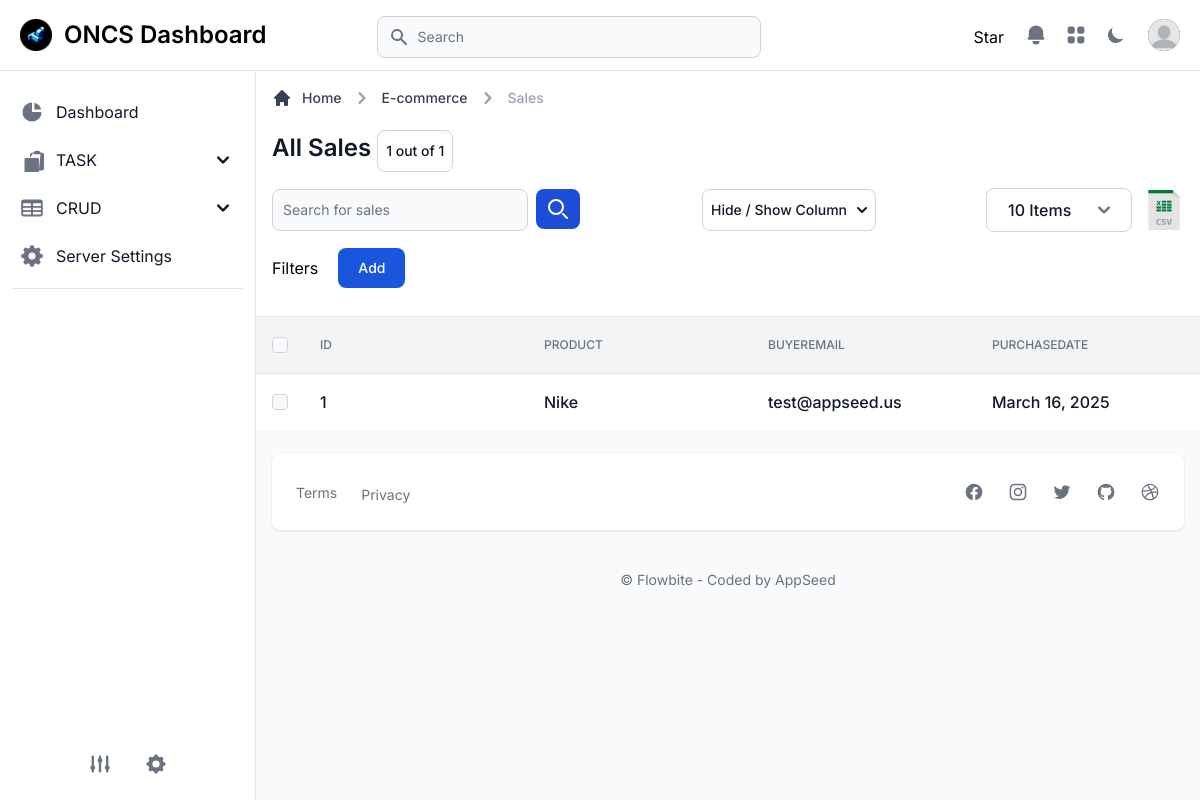
The app's page /tables/ with its own data.
### apps/common/models.py (models this page shows)
class Sales(models.Model):
	ID = models.AutoField(primary_key=True)
	Product = models.TextField(blank=True, null=True)
	BuyerEmail = models.EmailField(blank=True, null=True)
	PurchaseDate = models.DateField(blank=True, null=True)
	Country = models.TextField(blank=True, null=True)
	Price = models.FloatField(blank=True, null=True)
	Refunded = models.CharField(max_length=20, choices=RefundedChoices.choices, default=RefundedChoices.NO)
	Currency = models.CharField(max_length=10, choices=CurrencyChoices.choices, default=CurrencyChoices.USD)
	Quantity = models.IntegerField(blank=True, null=True)

### apps/tables/views.py (the view)
# urls.py: path("", views.datatables, name="datatables"),
def datatables(request):
    db_field_names = [field.name for field in Sales._meta.get_fields()]
    field_names = []
    for field_name in db_field_names:
        fields, created = HideShowFilter.objects.get_or_create(key=field_name, parent=ModelChoices.PRODUCT)
        field_names.append(fields)
    filter_string = {}
    filter_instance = ModelFilter.objects.filter(parent=ModelChoices.PRODUCT)
    for filter_data in filter_instance:
        filter_string[f'{filter_data.key}__icontains'] = filter_data.value
    order_by = request.GET.get('order_by', 'ID')
    queryset = Sales.objects.filter(**filter_string).order_by(order_by)
    sales_list = sales_filter(request, queryset, db_field_names)
    form = SalesForm()
    page_items = PageItems.objects.filter(parent=ModelChoices.PRODUCT).last()
    items = 10
    if page_items:
        items = page_items.items_per_page
    page = request.GET.get('page', 1)
    paginator = Paginator(sales_list, items)
    try:
        sales = paginator.page(page)
    except PageNotAnInteger:
        return redirect('datatables')
    except EmptyPage:
        return redirect('datatables')
    if request.method == 'POST':
        form = SalesForm(request.POST)
        if form.is_valid():
            return post_request_handling(request, form)
    read_only_fields = ('id', )
    context = {
        'segment'  : 'datatables',
        'parent'   : 'apps',
        'form'     : form,
        'sales' : sales,
        'total_items': Sales.objects.count(),
        'db_field_names': db_field_names,
        'field_names': field_names,
        'filter_instance': filter_instance,
        'read_only_fields': read_only_fields,
        'items': items
    }
    return render(request, 'apps/datatables.html', context)

### apps/tables/forms.py
class SalesForm(forms.ModelForm):
    class Meta:
        model = Sales
        fields = '__all__'
        widgets = {
            'PurchaseDate': forms.widgets.DateInput(attrs={'type': 'date'})
        }
    def __init__(self, *args, **kwargs):
        super(SalesForm, self).__init__(*args, **kwargs)
        for field_name, field in self.fields.items():
            self.fields[field_name].widget.attrs['placeholder'] = field.label
            self.fields[field_name].widget.attrs['class'] = 'bg-gray-50 border border-gray-300 text-gray-900 text-sm rounded-lg focus:ring-primary-600 focus:border-primary-600 block w-full p-2.5 dark:bg-gray-700 dark:border-gray-600 dark:placeholder-gray-400 dark:text-white dark:focus:ring-primary-500 dark:focus:border-primary-500'
            self.fields[field_name].widget.attrs['required'] = True
            self.fields[field_name].widget.attrs['cols'] = 30
            self.fields[field_name].widget.attrs['rows'] = 1
            self.fields['Quantity'].widget.attrs['value'] = 1

### apps/tables/templatetags/get_attribute.py (called while the page is built)
@register.filter(name="getattribute")
def getattribute(value, arg):
    try:
        return getattr(value, arg)
    except:
        return ''

### apps/tables/utils.py (called while the page is built)
def sales_filter(request, queryset, fields):
    value = request.GET.get('search')
    if value:
        dynamic_q = Q()
        for field in fields:
            dynamic_q |= Q(**{f'{field}__icontains': value})
        return queryset.filter(dynamic_q)
    return queryset

### core/context_processors.py (called while the page is built)
def sidebar_config(request):
    return {'sidebar_config': getattr(settings, 'SHOW_APP_CONFIG', {})}

### templates/apps/datatables.html (shortened to what this page needs)
{% extends "layouts/base.html" %}
{% load static get_attribute %}
{% block content %}
<main>
  <div
    class="p-4 bg-white block sm:flex items-center justify-between border-b border-gray-200 lg:mt-1.5 dark:bg-gray-800 dark:border-gray-700">
    <div class="w-full mb-1">
      <div class="mb-4">
        <nav class="flex mb-5" aria-label="Breadcrumb">
          <ol class="inline-flex items-center space-x-1 text-sm font-medium md:space-x-2">
            <li class="inline-flex items-center">
              <a href="#"
                class="inline-flex items-center text-gray-700 hover:text-primary-600 dark:text-gray-300 dark:hover:text-white">
                <svg class="w-5 h-5 mr-2.5" fill="currentColor" viewBox="0 0 20 20" xmlns="http://www.w3.org/2000/svg">
                  <path
                    d="M10.707 2.293a1 1 0 00-1.414 0l-7 7a1 1 0 001.414 1.414L4 10.414V17a1 1 0 001 1h2a1 1 0 001-1v-2a1 1 0 011-1h2a1 1 0 011 1v2a1 1 0 001 1h2a1 1 0 001-1v-6.586l.293.293a1 1 0 001.414-1.414l-7-7z">
                  </path>
                </svg>
                Home
              </a>
            </li>
            <li>
              <div class="flex items-center">
                <svg class="w-6 h-6 text-gray-400" fill="currentColor" viewBox="0 0 20 20"
                  xmlns="http://www.w3.org/2000/svg">
                  <path fill-rule="evenodd"
                    d="M7.293 14.707a1 1 0 010-1.414L10.586 10 7.293 6.707a1 1 0 011.414-1.414l4 4a1 1 0 010 1.414l-4 4a1 1 0 01-1.414 0z"
                    clip-rule="evenodd"></path>
                </svg>
                <a href="#"
                  class="ml-1 text-gray-700 hover:text-primary-600 md:ml-2 dark:text-gray-300 dark:hover:text-white">E-commerce</a>
              </div>
            </li>
            <li>
              <div class="flex items-center">
                <svg class="w-6 h-6 text-gray-400" fill="currentColor" viewBox="0 0 20 20"
                  xmlns="http://www.w3.org/2000/svg">
                  <path fill-rule="evenodd"
                    d="M7.293 14.707a1 1 0 010-1.414L10.586 10 7.293 6.707a1 1 0 011.414-1.414l4 4a1 1 0 010 1.414l-4 4a1 1 0 01-1.414 0z"
                    clip-rule="evenodd"></path>
                </svg>
                <span class="ml-1 text-gray-400 md:ml-2 dark:text-gray-500" aria-current="page">Sales</span>
              </div>
            </li>
          </ol>
        </nav>
        <h1 class="text-xl font-semibold text-gray-900 sm:text-2xl dark:text-white">
          All Sales
          <span class="inline-flex items-center justify-center w-1/2 px-2 py-2.5 text-sm font-medium text-center text-gray-900 bg-white border border-gray-300 rounded-lg hover:bg-gray-100 focus:ring-4 focus:ring-primary-300 sm:w-auto dark:bg-gray-800 dark:text-gray-400 dark:border-gray-600 dark:hover:text-white dark:hover:bg-gray-700 dark:focus:ring-gray-700">
            {{ sales.paginator.count }} out of {{ total_items }}
          </span>
        </h1>
      </div>
      <div class="items-center justify-between block sm:flex dark:divide-gray-700">
        <div class="flex items-center mb-4 sm:mb-0">
          <form class="sm:pr-3 flex itmes-center gap-2" id="search-form" method="GET">
            <div>
              <div class="relative w-48 sm:w-64 xl:w-96">
                <input type="text" name="search" id="product-search"
                  class="bg-gray-50 border border-gray-300 text-gray-900 sm:text-sm rounded-lg focus:ring-primary-500 focus:border-primary-500 block w-full p-2.5 dark:bg-gray-700 dark:border-gray-600 dark:placeholder-gray-400 dark:text-white dark:focus:ring-primary-500 dark:focus:border-primary-500"
                  placeholder="Search for sales">
              </div>
            </div>
            <div>
              <button type="submit" class="inline-flex items-center justify-center w-1/2 px-3 py-2.5 text-sm font-medium text-center text-white rounded-lg bg-primary-700 hover:bg-primary-800 focus:ring-4 focus:ring-primary-300 sm:w-auto dark:bg-primary-600 dark:hover:bg-primary-700 dark:focus:ring-primary-800">
                <svg class="w-5 h-5 text-white dark:text-white" aria-hidden="true" xmlns="http://www.w3.org/2000/svg" fill="none" viewBox="0 0 20 20">
                  <path stroke="currentColor" stroke-linecap="round" stroke-linejoin="round" stroke-width="2" d="m19 19-4-4m0-7A7 7 0 1 1 1 8a7 7 0 0 1 14 0Z"/>
                </svg>
              </button>
            </div>
          </form>
        </div>
        <div class="flex items-center ml-auto space-x-2 sm:space-x-3">
          <form action="" method="post">
            <button id="dropdownCheckboxButton" data-dropdown-toggle="dropdownDefaultCheckbox" class="inline-flex items-center justify-center w-1/2 px-2 py-2.5 text-sm font-medium text-center text-gray-900 bg-white border border-gray-300 rounded-lg hover:bg-gray-100 focus:ring-4 focus:ring-primary-300 sm:w-auto dark:bg-gray-800 dark:text-gray-400 dark:border-gray-600 dark:hover:text-white dark:hover:bg-gray-700 dark:focus:ring-gray-700" type="button">
              Hide / Show Column
              <svg class="w-2.5 h-2.5 ml-2.5" aria-hidden="true" xmlns="http://www.w3.org/2000/svg" fill="none" viewBox="0 0 10 6">
                <path stroke="currentColor" stroke-linecap="round" stroke-linejoin="round" stroke-width="2" d="m1 1 4 4 4-4"/>
              </svg>
            </button>
          </form>
        </div>
        <div class="flex items-center ml-auto space-x-2 sm:space-x-3">
          <form method="post" class="inline-flex items-center justify-center w-1/2 px-2 py-2 text-sm font-medium text-center text-gray-900 bg-white border border-gray-300 rounded-lg hover:bg-gray-100 focus:ring-4 focus:ring-primary-300 sm:w-auto dark:bg-gray-800 dark:text-gray-400 dark:border-gray-600 dark:hover:text-white dark:hover:bg-gray-700 dark:focus:ring-gray-700">
            <select onchange="getPageItems(this)" id="items" class="bg-transparent dark:text-white py-0 border-transparent focus:border-transparent focus:ring-0">
              <option class="dark:bg-gray-800" {% if items == 10 %} selected {% endif %} value="10">10 Items</option>
            </select>
          </form>
          <div class="flex">
            <a data-modal-target="export-csv-modal" data-modal-toggle="export-csv-modal">
              <img class="w-10" src="{% static "dist/images/csv.png" %}" alt="">
            </a>
          </div>
        </div>
      </div>
      <div class="items-end mt-4 justify-between block flex ">
        <div class="flex items-center sm:mb-0">
          <form action="{% url "create_filter" %}" class="sm:pr-3 w-3/12" method="post">
            <div class="flex items-center gap-5">
              <div>
                <h1 style="white-space: nowrap;" class="block mb-2 dark:text-white">Filters</h1>
              </div>
              <div>
                <button id="addButton" type="button" class="text-white bg-blue-700 hover:bg-blue-800 focus:ring-4 focus:ring-blue-300 font-medium rounded-lg text-sm px-5 py-2.5 mr-2 mb-2 dark:bg-blue-600 dark:hover:bg-blue-700 focus:outline-none dark:focus:ring-blue-800">Add</button>
              </div>
            </div>
          </form>
        </div>
      </div>
    </div>
  </div>
  <div class="flex flex-col">
    <div class="overflow-x-auto">
      <div class="inline-block min-w-full align-middle">
        <div class="overflow-hidden shadow">
          <table class="min-w-full divide-y divide-gray-200 table-fixed dark:divide-gray-600">
            <thead class="bg-gray-100 dark:bg-gray-700">
              <tr>
                <th scope="col" class="p-4">
                  <div class="flex items-center">
                    <input id="checkbox-all" aria-describedby="checkbox-1" type="checkbox"
                      class="w-4 h-4 border-gray-300 rounded bg-gray-50 focus:ring-3 focus:ring-primary-300 dark:focus:ring-primary-600 dark:ring-offset-gray-800 dark:bg-gray-700 dark:border-gray-600">
                  </div>
                </th>
                {% for field in db_field_names %}
                  <th id="th_{{ field }}" scope="col" class="p-4 text-xs font-medium text-left text-gray-500 uppercase dark:text-gray-400">
                    <div class="group flex items-center gap-2 whitespace-nowrap h-6 w-48">
                      <span class="block">{{ field }}</span>
                    </div>
                  </th>
                {% endfor %}
              </tr>
            </thead>
            <tbody class="bg-white divide-y divide-gray-200 dark:bg-gray-800 dark:divide-gray-700">
              {% for sale in sales %}
              <tr class="hover:bg-gray-100 dark:hover:bg-gray-700 group relative">
                <td class="w-4 p-4">
                  <div class="flex items-center">
                    <input id="checkbox-194556" aria-describedby="checkbox-1" type="checkbox"
                      class="w-4 h-4 border-gray-300 rounded bg-gray-50 focus:ring-3 focus:ring-primary-300 dark:focus:ring-primary-600 dark:ring-offset-gray-800 dark:bg-gray-700 dark:border-gray-600">
                  </div>
                </td>
                {% for field_name in db_field_names %}
                  <td class="td_{{ field_name }} p-4 text-base font-medium text-gray-900 whitespace-nowrap dark:text-white group-hover:opacity-10">
                    {{ sale|getattribute:field_name }}
                  </td>
                {% endfor %}
              </tr>
              {% endfor %}
            </tbody>
          </table>
        </div>
      </div>
    </div>
  </div>
</main>
{% endblock content %}

### records on screen
Sales: db_field_names "1" "Nike" "test@appseed.us" "March 16, 2025"

### other values on screen
{{ sales.paginator.count }} "1"
{{ total_items }} "1"
{{ field }} "ID" "PRODUCT" "BUYEREMAIL" "PURCHASEDATE"
